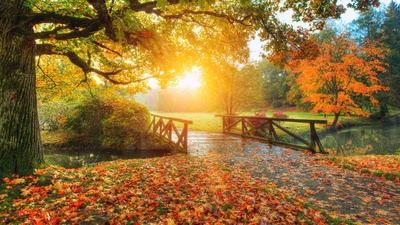
#> input picture Images/scenery1.jpg, 400 x 225 px, shrunk from 639 x 360 before the run
$ jupyter execute opencv_introduction.ipynb
#> lines starting #> are read from the running program, lines starting #| are printed output that depends on the picture
[cell 1]
#pip install opencv-python

[cell 2]
import cv2

[cell 3]
#loading an image using openCV
img1 = cv2.imread("Images/scenery1.jpg")
#> img1 is the input picture: shape (225, 400, 3); mean B, G, R 54.5, 110.3, 145.8
cv2.imshow("Display Image", img1)
cv2.waitKey(0)
cv2.destroyAllWindows()

[cell 4]
#Loading a colour image using openCV
#img2 = cv2.imread("Images/scenery2.jpeg", cv2.IMREAD_COLOR)
img2 = cv2.imread("Images/scenery2.jpeg", 1)
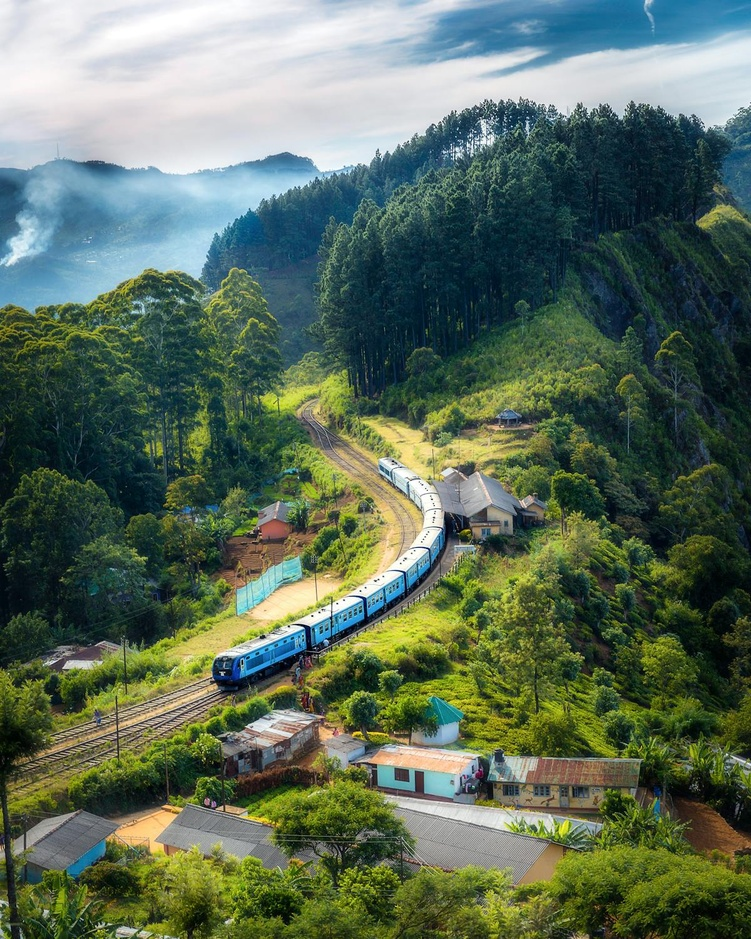
#> input picture Images/scenery2.jpeg, 751 x 939 px, shrunk from 1200 x 1500 before the run
#> img2 is the input picture: shape (939, 751, 3); mean B, G, R 90.9, 109.6, 92.4
cv2.imshow("Color Image", img2)
cv2.waitKey(0)
cv2.destroyAllWindows()

[cell 5]
#loading a black and white image
#img3 = cv2.imread("Images/scenery2.jpeg", cv2.IMREAD_GRAYSCALE)
img3 = cv2.imread("Images/scenery2.jpeg", 0)
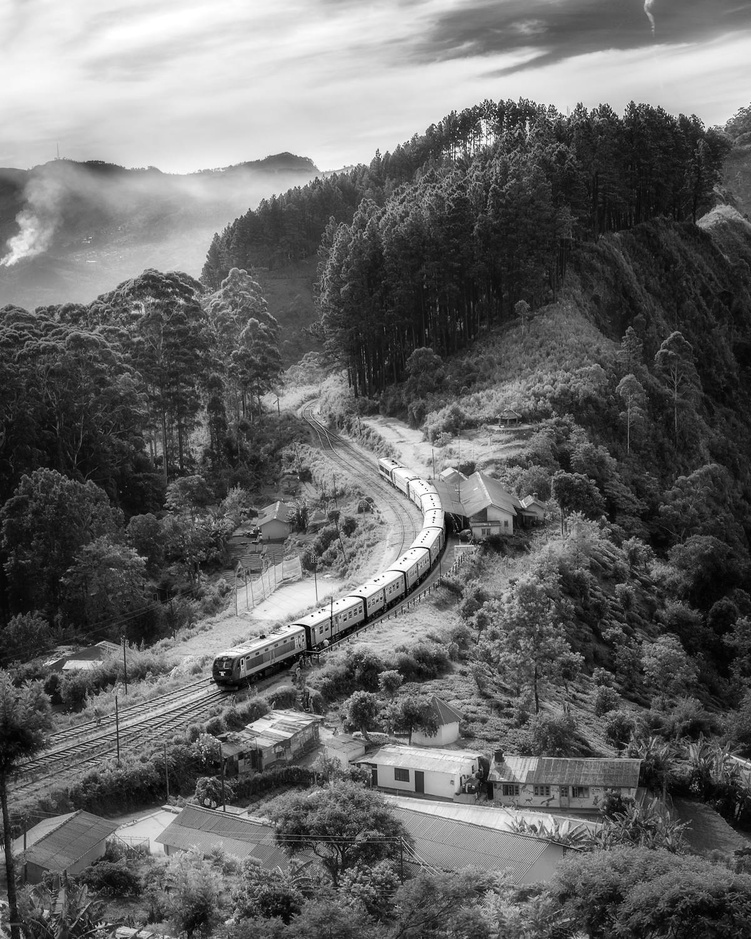
#> img3: shape (939, 751); min 0, max 255, mean 102.3
cv2.imshow("Grayscale Image", img3)
cv2.waitKey(0)
cv2.destroyAllWindows()

[cell 6]
#edit image and save the image in a different path
import os

saved_directory = "C:/Users/valim/Downloads/JetLearn/OpenCV"
img4 = cv2.imread("Images/scenery2.jpeg", 0)
cv2.imshow("New Image", img4)
cv2.waitKey(0)
cv2.destroyAllWindows()

os.chdir(saved_directory)
cv2.imwrite("modified_image.png", img4)
print("Successfully saved")

[cell 7]
#Print an image in different color formats
img5 = cv2.imread("Images/scenery3.jpeg", 1)
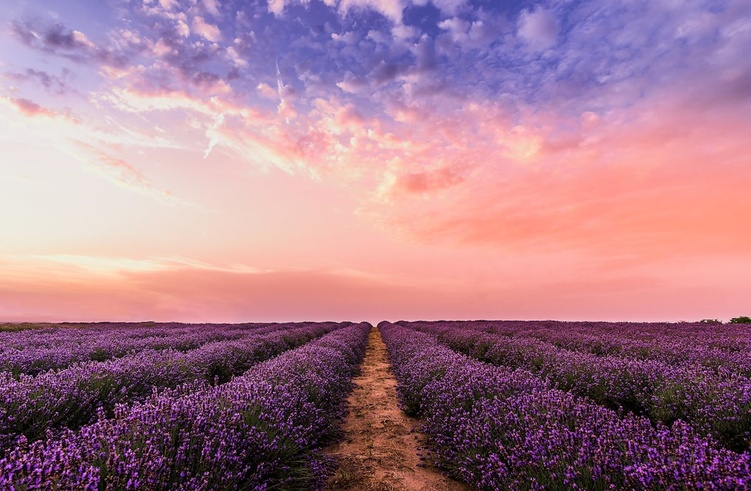
#> input picture Images/scenery3.jpeg, 751 x 491 px, shrunk from 1200 x 785 before the run
#> img5 is the input picture: shape (491, 751, 3); mean B, G, R 141.1, 124.1, 166.1

#split the above image in red, blue and green saturations
B, G, R = cv2.split(img5)
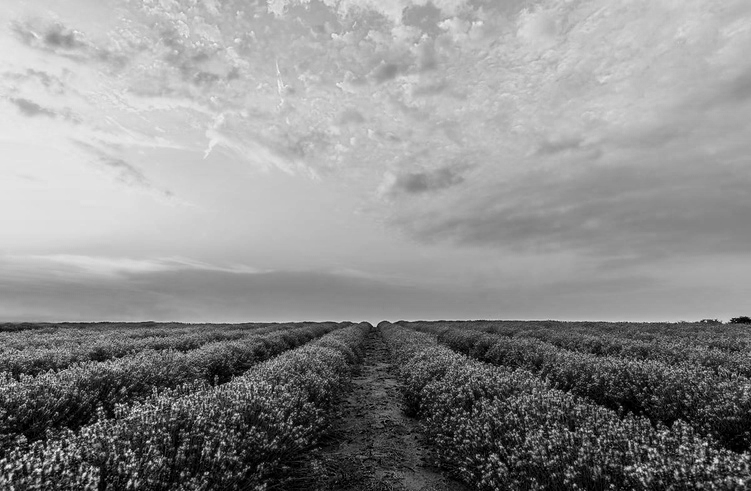
#> B: shape (491, 751); min 0, max 255, mean 141.1
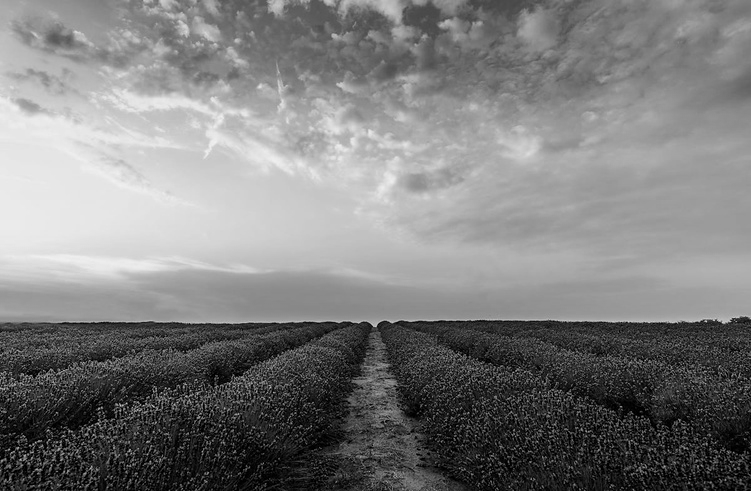
#> G: shape (491, 751); min 0, max 241, mean 124.1
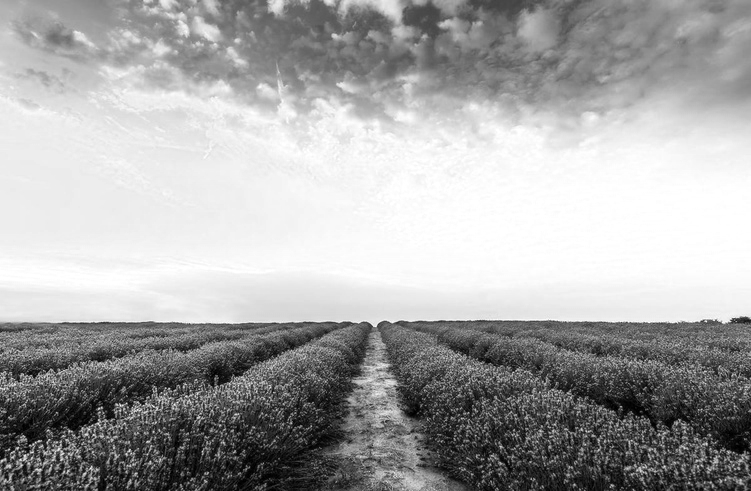
#> R: shape (491, 751); min 0, max 255, mean 166.1

cv2.imshow("original", img5)
cv2.waitKey(0)

cv2.imshow("Blue Saturation Image", B)
cv2.waitKey(0)

cv2.imshow("Green Saturation Image", G)
cv2.waitKey(0)

cv2.imshow("Red Saturation Image", R)
cv2.waitKey(0)

cv2.destroyAllWindows()
